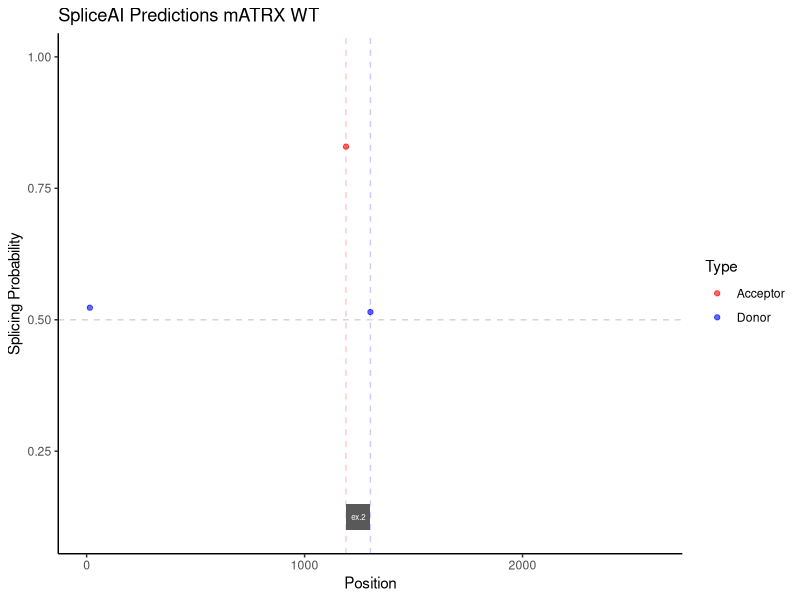
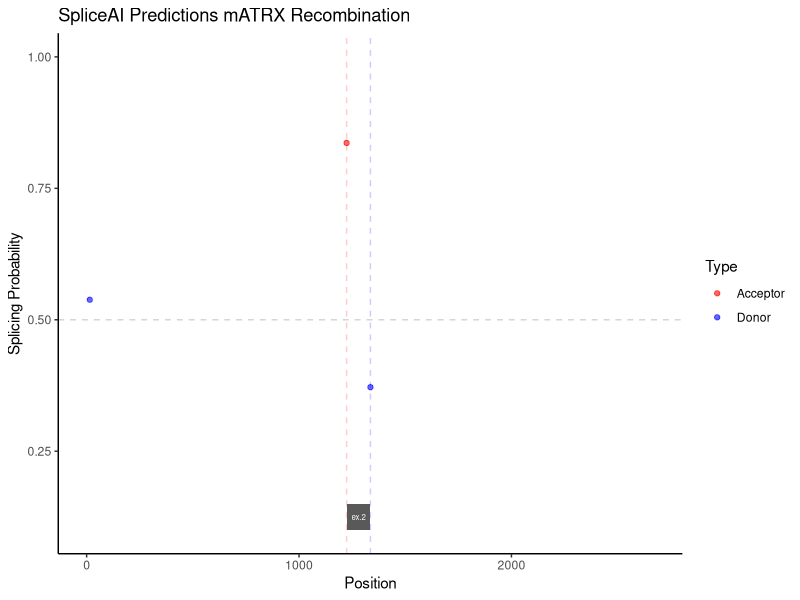
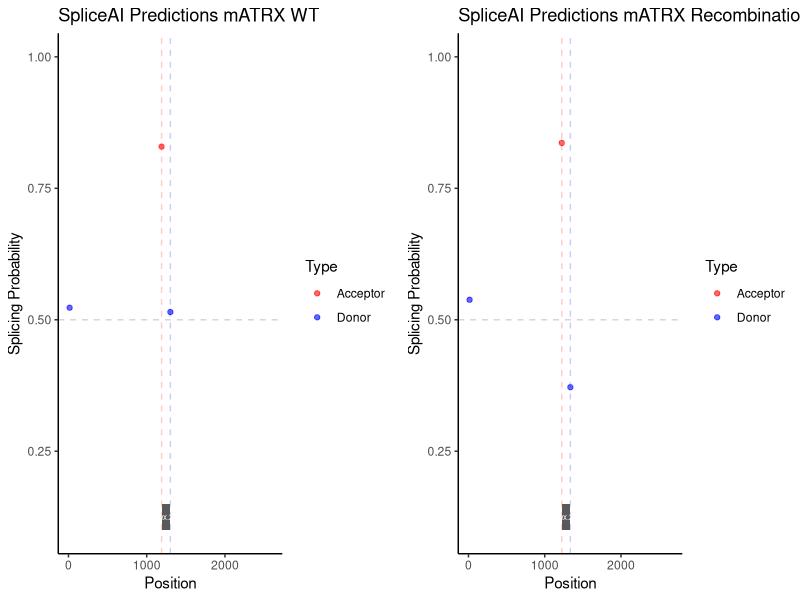

Write the R code that produced these figures, in order.
library(readr)
library(ggplot2)
library(tidyr)

#Set working directory
dir <- "/Users/rluo/Documents/TillotsonLab/SpliceAI/ATRX/SpliceAIPlotting"
setwd(dir)
list.files(pattern = "*.tsv")
df <- read_tsv("RL_Ex2FLEx_output_threshold0.25_2.tsv")
#Rename Columns
colnames(df) <- c("Sequence.ID",
                  "Position",
                  "Nucleotide",
                  "Acceptor.Score",
                  "Donor.Score")
unique(df$Sequence.ID)
#Split it into separate tables based on unique sequence ID
df_wt <- subset(df, Sequence.ID == "Ex2WT_for_SpliceAI_2")
df_reco <- subset(df, Sequence.ID == "Ex2FLEx_Recombination_for_SpliceAI_2")

df_wt <- df_wt[,c(2,4,5)]
df_reco <- df_reco[,c(2,4,5)]
#Now plot
df_wt_long <- pivot_longer(df_wt, cols = c("Acceptor.Score", "Donor.Score"), 
                           names_to = "Type", values_to = "Probability")

# based on the sequence and the elements to preset
exons.wt <- data.frame(
  xmin = c(1190),
  xmax = c(1302),
  ymin = 0.15,
  ymax = 0.1,
  label = c("ex.2")
)

wt_plot <- ggplot() +
  geom_point(data = df_wt_long, aes(x = Position, y = Probability, color = Type), alpha = 0.6)+
  labs(title = "SpliceAI Predictions mATRX WT", x = "Position", y = "Splicing Probability") +
  scale_color_manual(values = c("red","blue"), labels = c("Acceptor", "Donor")) +  # Acceptor = blue, Donor = red
  ylim(c(0.1,1))+
  xlim(c(0,2603))+
  geom_hline(yintercept = 0.5, color = "grey20", linetype = "dashed", alpha = 0.2) +
  geom_vline(xintercept = 1190, color = "red", linetype = "dashed", alpha = 0.2) +
  geom_vline(xintercept = 1302, color = "blue", linetype = "dashed", alpha = 0.2) +
  geom_rect(data = exons.wt, aes(xmin = xmin, xmax = xmax, ymin = ymin, ymax = ymax)) +
  geom_text(data = exons.wt, aes(x = (xmin + xmax) / 2, y = (ymin + ymax) / 2, label = label), 
            color = "white", size = 2) +
  theme_classic()
wt_plot

#Now plot recombination one. I am not plotting the FLEx one because it lost its donor and acceptor completely which is what we are expecting.
df_reco_long <- pivot_longer(df_reco, cols = c("Acceptor.Score", "Donor.Score"), 
                             names_to = "Type", values_to = "Probability")

# Position of Ex2 has changed after recombination
exons.rec <- data.frame(
  xmin = c(1224),
  xmax = c(1336),
  ymin = 0.15,
  ymax = 0.1,
  label = c("ex.2")
)

rec_plot <- ggplot() +
  geom_point(data = df_reco_long, aes(x = Position, y = Probability, color = Type), alpha = 0.6)+
  labs(title = "SpliceAI Predictions mATRX Recombination", x = "Position", y = "Splicing Probability") +
  scale_color_manual(values = c("red","blue"), labels = c("Acceptor", "Donor")) +  # Acceptor = blue, Donor = red
  ylim(c(0.1,1))+
  xlim(c(0,2671))+
  geom_hline(yintercept = 0.5, color = "grey20", linetype = "dashed", alpha = 0.2) +
  geom_vline(xintercept = 1224, color = "red", linetype = "dashed", alpha = 0.2) +
  geom_vline(xintercept = 1336, color = "blue", linetype = "dashed", alpha = 0.2) +
  geom_rect(data = exons.rec, aes(xmin = xmin, xmax = xmax, ymin = ymin, ymax = ymax)) +
  geom_text(data = exons.rec, aes(x = (xmin + xmax) / 2, y = (ymin + ymax) / 2, label = label), 
            color = "white", size = 2) +
  theme_classic()
rec_plot

library(gridExtra)
grid.arrange(wt_plot, rec_plot, ncol = 2)